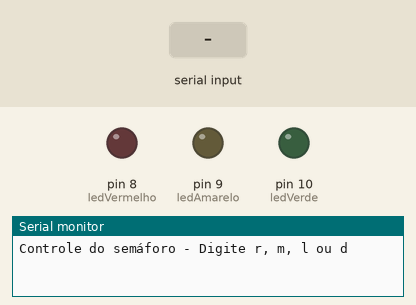
Simulated run of this sketch. Board: Arduino Uno, built with avr-gcc and run on an emulated ATmega328P. Parts: output pins drawn as LEDs (lit = HIGH), the last lines printed to the serial monitor. The test bench sets the inputs (shaded band).

Above: at 1.2 s.
1.3 s: "r\n" received over Serial
At 1.9 s:
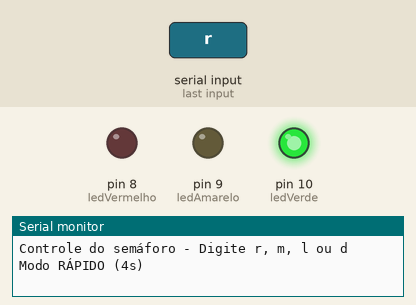
4.3 s: "R\n" received over Serial
At 6.1 s:
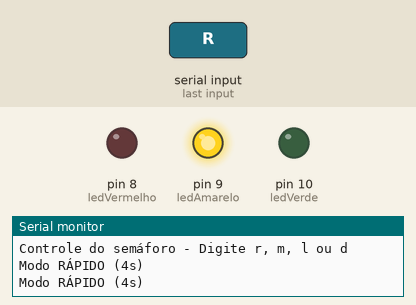
Timing chart, 0 to 8.8 s (numbered marks = the images above; inputs shaded):
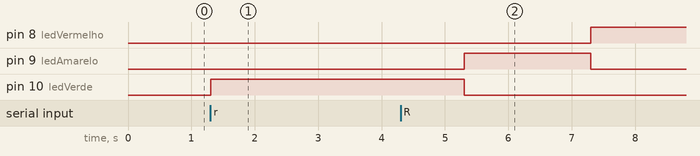

Measured:
- after the input at 1.3 s, pin 10 (ledVerde): LOW → HIGH at once

The sketch:

firmware.ino
```cpp
/*
 * SEMÁFORO COM VELOCIDADE VARIÁVEL
 *
 * Envie um caractere pela serial para:
 *   'r' - rápido (4s)
 *   'm' - médio (6s)
 *   'l' - lento (8s)
 *   'd' - desligar (todos os LEDs apagados)
 *
 * O tempo do verde e vermelho é igual (valor escolhido).
 * O tempo do amarelo é a metade.
 *
 * Conexões:
 *   Vermelho – pino 13
 *   Amarelo  – pino 12
 *   Verde    – pino 11
 *
 * AGORA: Inicia desligado e só liga ao receber 'r', 'm' ou 'l'.
 */

int ledVermelho = 8;
int ledAmarelo = 9;
int ledVerde = 10;

unsigned long tempoBase = 8000;  // lento (8s) padrão
unsigned long tempoAmarelo;        // tempoBase / 2

int estado = 0;  // 0=verde, 1=amarelo, 2=vermelho
unsigned long tempoAnterior = 0;

bool ligado = false;  // começa desligado!

void setup() {
  pinMode(ledVermelho, OUTPUT);
  pinMode(ledAmarelo, OUTPUT);
  pinMode(ledVerde, OUTPUT);

  // Garantir que todos os LEDs comecem apagados
  digitalWrite(ledVermelho, LOW);
  digitalWrite(ledAmarelo, LOW);
  digitalWrite(ledVerde, LOW);

  Serial.begin(9600);
  Serial.println("Controle do semáforo - Digite r, m, l ou d");

  tempoAmarelo = tempoBase / 2;
  // Não acende nada - aguarda comando
}

void loop() {
  // Verificar comandos
  if (Serial.available() > 0) {
    String linha = Serial.readStringUntil('\n');
    linha.trim();

    if (linha.length() > 0) {
      char comando = linha.charAt(0);

      if (comando == 'r' || comando == 'R') {
        tempoBase = 4000;
        tempoAmarelo = tempoBase / 2;
        Serial.println("Modo RÁPIDO (4s)");
        if (!ligado) {
          ligado = true;
          estado = 0;  // começa no verde
          digitalWrite(ledVerde, HIGH);
          tempoAnterior = millis();
        }
      } else if (comando == 'm' || comando == 'M') {
        tempoBase = 6000;
        tempoAmarelo = tempoBase / 2;
        Serial.println("Modo MÉDIO (6s)");
        if (!ligado) {
          ligado = true;
          estado = 0;
          digitalWrite(ledVerde, HIGH);
          tempoAnterior = millis();
        }
      } else if (comando == 'l' || comando == 'L') {
        tempoBase = 8000;
        tempoAmarelo = tempoBase / 2;
        Serial.println("Modo LENTO (8s)");
        if (!ligado) {
          ligado = true;
          estado = 0;
          digitalWrite(ledVerde, HIGH);
          tempoAnterior = millis();
        }
      } else if (comando == 'd' || comando == 'D') {
        ligado = false;
        digitalWrite(ledVermelho, LOW);
        digitalWrite(ledAmarelo, LOW);
        digitalWrite(ledVerde, LOW);
        Serial.println("Semáforo DESLIGADO");
      } else {
        Serial.println("Comando inválido! Use r, m, l ou d");
      }
    }
  }

  // Só executa o ciclo se estiver ligado
  if (ligado) {
    unsigned long agora = millis();

    if (estado == 0) {  // Verde
      if (agora - tempoAnterior >= tempoBase) {
        digitalWrite(ledVerde, LOW);
        digitalWrite(ledAmarelo, HIGH);
        estado = 1;
        tempoAnterior = agora;
      }
    } else if (estado == 1) {  // Amarelo
      if (agora - tempoAnterior >= tempoAmarelo) {
        digitalWrite(ledAmarelo, LOW);
        digitalWrite(ledVermelho, HIGH);
        estado = 2;
        tempoAnterior = agora;
      }
    } else if (estado == 2) {  // Vermelho
      if (agora - tempoAnterior >= tempoBase) {
        digitalWrite(ledVermelho, LOW);
        digitalWrite(ledVerde, HIGH);
        estado = 0;
        tempoAnterior = agora;
      }
    }
  }
}
```
